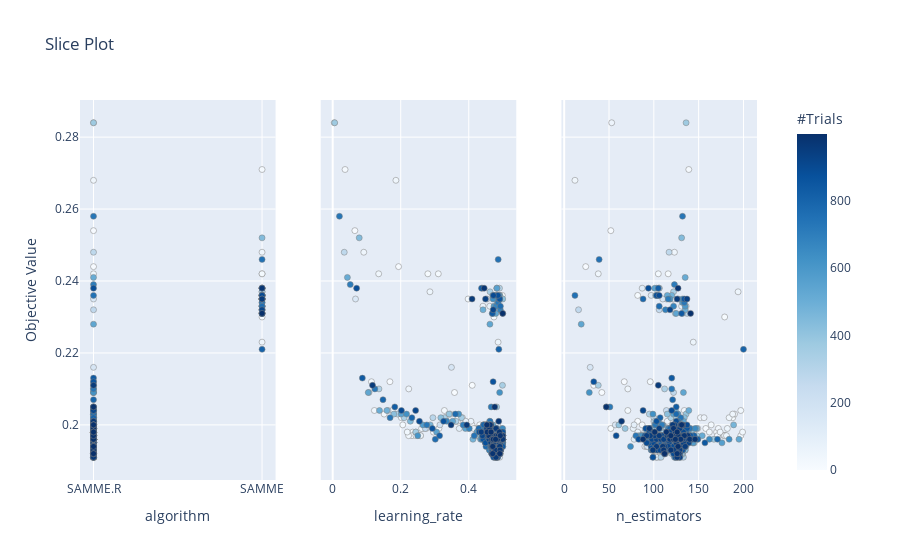

Notebook code cell kept with this figure:
### Code cell
key_params = ['algorithm', 'learning_rate', 'n_estimators']
plot_slice(study, params = key_params).show()

### Figure 1 — Plotly figure (JSON) as saved in the notebook; plotly's stock layout.template omitted (floating-point values rounded to 4 significant figures; data arrays with more than 128 entries replaced by an {"elided": "..."} marker saying what was removed)
{"data": [{"marker": {"color": {"elided": "1000 int values"}, "colorbar": {"title": {"text": "#Trials"}, "x": 1, "xpad": 40}, "colorscale": [[0, "rgb(247,251,255)"], [0.125, "rgb(222,235,247)"], [0.25, "rgb(198,219,239)"], [0.375, "rgb(158,202,225)"], [0.5, "rgb(107,174,214)"], [0.625, "rgb(66,146,198)"], [0.75, "rgb(33,113,181)"], [0.875, "rgb(8,81,156)"], [1, "rgb(8,48,107)"]], "line": {"color": "Grey", "width": 0.5}, "showscale": true}, "mode": "markers", "showlegend": false, "type": "scatter", "x": {"elided": "1000 str values"}, "xaxis": "x", "y": {"elided": "1000 float values"}, "yaxis": "y"}, {"marker": {"color": {"elided": "1000 int values"}, "colorbar": {"title": {"text": "#Trials"}, "x": 1, "xpad": 40}, "colorscale": [[0, "rgb(247,251,255)"], [0.125, "rgb(222,235,247)"], [0.25, "rgb(198,219,239)"], [0.375, "rgb(158,202,225)"], [0.5, "rgb(107,174,214)"], [0.625, "rgb(66,146,198)"], [0.75, "rgb(33,113,181)"], [0.875, "rgb(8,81,156)"], [1, "rgb(8,48,107)"]], "line": {"color": "Grey", "width": 0.5}, "showscale": false}, "mode": "markers", "showlegend": false, "type": "scatter", "x": {"elided": "1000 float values"}, "xaxis": "x2", "y": {"elided": "1000 float values"}, "yaxis": "y2"}, {"marker": {"color": {"elided": "1000 int values"}, "colorbar": {"title": {"text": "#Trials"}, "x": 1, "xpad": 40}, "colorscale": [[0, "rgb(247,251,255)"], [0.125, "rgb(222,235,247)"], [0.25, "rgb(198,219,239)"], [0.375, "rgb(158,202,225)"], [0.5, "rgb(107,174,214)"], [0.625, "rgb(66,146,198)"], [0.75, "rgb(33,113,181)"], [0.875, "rgb(8,81,156)"], [1, "rgb(8,48,107)"]], "line": {"color": "Grey", "width": 0.5}, "showscale": false}, "mode": "markers", "showlegend": false, "type": "scatter", "x": {"elided": "1000 int values"}, "xaxis": "x3", "y": {"elided": "1000 float values"}, "yaxis": "y3"}], "layout": {"title": {"text": "Slice Plot"}, "xaxis": {"anchor": "y", "domain": [0, 0.2889], "title": {"text": "algorithm"}}, "xaxis2": {"anchor": "y2", "domain": [0.3556, 0.6444], "title": {"text": "learning_rate"}}, "xaxis3": {"anchor": "y3", "domain": [0.7111, 1], "title": {"text": "n_estimators"}}, "yaxis": {"anchor": "x", "domain": [0, 1], "title": {"text": "Objective Value"}}, "yaxis2": {"anchor": "x2", "domain": [0, 1], "matches": "y", "showticklabels": false}, "yaxis3": {"anchor": "x3", "domain": [0, 1], "matches": "y", "showticklabels": false}}}
